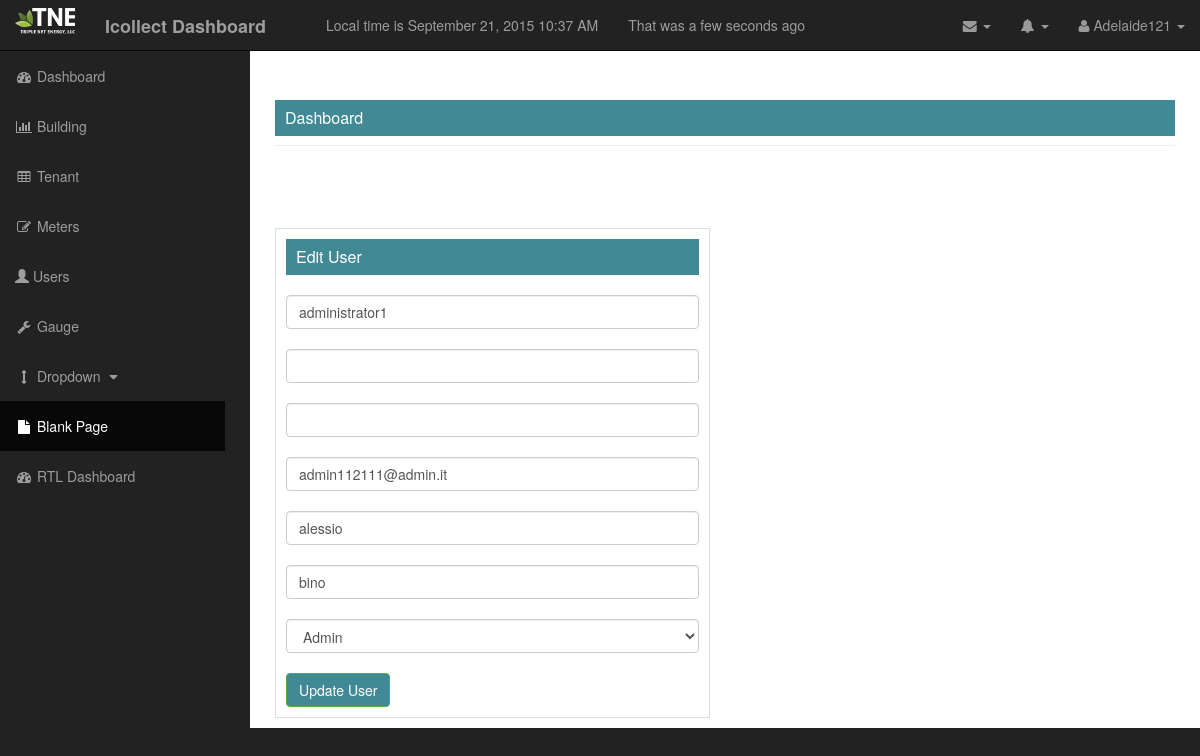
Page /dashboard/users/edit/administrator1 (signed in) on the committed database.
### project/model_.py (models this page shows, shortened)
class user_(db.Model,UserMixin):
    __tablename__ = "user"
    id_user = db.Column(db.Integer, primary_key=True)
    user = db.Column(db.String, unique=True, nullable=False)
    password = db.Column(db.String, unique=True ,nullable=False)
    email = db.Column(db.String, unique=True, nullable=False)
    first_name = db.Column(db.String, nullable=False)
    last_name = db.Column(db.String, nullable=False)
    role = db.Column(db.String, db.ForeignKey('profile_type.name'))
    gauge_ch = db.relationship('gauge_', backref='user')
    def is_authenticated(self):
        return True
    @login_.user_loader
    def load_user(id_user=None):
        return user_.query.get(int(id_user))

### project/users/view.py (the view, shortened to what this page needs)
@users_for_blueprint.route('/dashboard/users/edit/<useredit>', methods=['POST', 'GET'])
@login_required
@admin_permission.require(http_exception=403)
def edit_users(useredit):
    error = None
    useredit_change = useredit
    query_for_change_user = user_.query.filter_by(user=useredit_change).first()
    form = register_user(username=query_for_change_user)
    form.user.data = query_for_change_user.user
    form.select_profile.data = query_for_change_user.role
    form.password.data = query_for_change_user.password
    form.email.data = query_for_change_user.email
    form.first_name.data = query_for_change_user.first_name
    form.last_name.data = query_for_change_user.last_name
    return render_template('edit_users.html',  form=form, \
                            error = error, current_time=datetime.utcnow())

### project/users/form.py (shortened to what this page needs)
class register_user(Form):
    user = StringField('user',validators=[DataRequired(),Length(min=6,max=40)])
    password = PasswordField('password',validators=[DataRequired(),Length(min=8,max=40)])
    confirm = PasswordField('repear password',validators=[DataRequired(),EqualTo('password',message='password must math')])
    email = StringField('email',validators=[DataRequired(), Email(),Length(min=6,max=40)])
    first_name = StringField('first name',validators=[DataRequired()])
    last_name = StringField('last name',validators=[DataRequired()])
    select_profile = SelectField('Select Profile',choices=[(f.name,f.name) for f in get_query()],validators=[DataRequired()])
    def __init__(self,username=None,*args, **kwargs):
        super(register_user,self).__init__(*args,**kwargs)
        self.username = username

### project/templates/edit_users.html (shortened to what this page needs)
{% extends "base_.html" %}
{% block head %}
    {{ super() }}
{% endblock %}
{% block content %}
<div id="page-wrapper">
           <div class="container-fluid">
                <div class="row">
                 <div class="col-lg-12">
                 </div>
                            <div class="col-lg-6">
                                <form class="form-signin" method="POST" action="">
                                        <div class="box-widget">
                                            <div class="box-header show-header widget-header">
                                                <div class="box-header-text">Edit User</div>
                                            </div>
                                            <br/>
                                                 {{ form.user(id="inputUsers",class="form-control")}}
                                            <br/>
                                                {{ form.password (class="form-control") }}
                                            <br/>
                                                 {{ form.confirm(class="form-control") }}
                                            <br/>
                                                {{ form.email(class="form-control") }}
                                            <br/>
                                                 {{ form.first_name(class="form-control") }}
                                            <br/>
                                                    {{ form.last_name(class="form-control") }}
                                            <br/>
                                            <div class="select_profile">
                                                    {{ form.select_profile(class="form-control") }}
                                            </div>
                                            <br/>
                                            <input type="submit" class="btn btn-success" value="Update User">
                                        </div>
                                </form>
                            </div>
                </div>
           </div>
      </div>
{% endblock %}

### project/templates/base_.html (shortened to what this page needs)
<!DOCTYPE html>
<html lang="en">
{% block head %}
<head>
     <link href="{{url_for('static', filename='css/bootstrap.min.css')}}" rel="stylesheet">
     <link href="{{url_for('static', filename='css/sb-admin.css')}}" rel="stylesheet">
     <link href="{{ url_for('static', filename='css/simple-sidebar.css')}}" rel="stylesheet">
     <link href="{{url_for('static', filename='font-awesome/css/font-awesome.min.css')}}" rel="stylesheet">
    <link href="{{ url_for('static', filename='css/dataTables.bootstrap.css')}}" rel="stylesheet">
</head>
{% endblock %}
<body>
    <div id="wrapper">
        {% if current_user.is_authenticated() %}
        <nav class="navbar navbar-inverse navbar-fixed-top" role="navigation">
            <div class="navbar-header">
                <a class="navbar-brand" href="{{url_for('user.logout_')}}">
                    <img style="max-width: 60px; margin-top: -7px" src = "{{url_for ('static' , filename='images/TNE_150.png')}}">
                </a>
                <a class ="navbar-brand" href="/dashboard"><strong>Icollect Dashboard</strong></a>
                <div class="navbar-brand">
                </div>
                <div class="navbar-text"> Local time is {{ moment(current_time).format('LLL') }}</div>
                <div class="navbar-text"> That was {{ moment(current_time).fromNow(refresh=True)}}</div>
            </div>
            <ul class="nav navbar-right top-nav">
                <li class="dropdown">
                    <a href="#" class="dropdown-toggle" data-toggle="dropdown"><i class="fa fa-envelope"></i> <b class="caret"></b></a>
                </li>
                <li class="dropdown">
                    <a href="#" class="dropdown-toggle" data-toggle="dropdown"><i class="fa fa-bell"></i> <b class="caret"></b></a>
                </li>
                <li class="dropdown">
                    <a href="#" class="dropdown-toggle" data-toggle="dropdown"><i class="fa fa-user"></i>  {{ current_user.user|capitalize }} <b class="caret"></b></a>
                </li>
            </ul>
            {% endif %}
            <div class="collapse navbar-collapse navbar-ex1-collapse">
                <ul class="nav navbar-nav side-nav">
                    <li>
                        <a href="/dashboard"><i class="fa fa-fw fa-dashboard"></i> Dashboard</a>
                    </li>
                    <li>
                        <a href="/dashboard/building"><i class="fa fa-fw fa-bar-chart-o"></i> Building </a>
                    </li>
                    <li>
                        <a href="/dashboard/tenant"><i class="fa fa-fw fa-table"></i> Tenant </a>
                    </li>
                    <li>
                        <a href="/dashboard/meters"><i class="fa fa-fw fa-edit"></i> Meters </a>
                    </li>
                    <li>
                        <a href="/dashboard/users"><i class="glyphicon glyphicon-user"></i> Users </a>
                    </li>
                    <li>
                        <a href="/dashboard/prova"><i class="fa fa-fw fa-wrench"></i> Gauge</a>
                    </li>
                    <li>
                        <a href="javascript:;" data-toggle="collapse" data-target="#demo"><i class="fa fa-fw fa-arrows-v"></i> Dropdown <i class="fa fa-fw fa-caret-down"></i></a>
                    </li>
                    <li class="active">
                        <a href="blank-page.html"><i class="fa fa-fw fa-file"></i> Blank Page</a>
                    </li>
                    <li>
                        <a href="../../Template_Error/index-rtl.html"><i class="fa fa-fw fa-dashboard"></i> RTL Dashboard</a>
                    </li>
                </ul>
            </div>
        </nav>
        <div id="page-wrapper">
           <div class="container-fluid">
                <div class="row">
                    <div class="col-lg-12">
                        <h1 class="page-header">
                            <div class="box-header show-header widget-head">
                                Dashboard
                            </div>
                        </h1>
                        {% block error %}
                        <div class="col-lg-12">
                        </div>
                        {% endblock %}
                    </div>
                </div>
           </div>
    </div>
        {% block content %}
        {% endblock %}
    </div>
</body>
</html>

### project/static/css/sb-admin.css (style rules this page uses)
body { margin-top: 100px; background-color: #222; }
@media (min-width:768px) { body { margin-top: 50px; } }
#wrapper { padding-left: 0; }
#page-wrapper { width: 100%; padding: 0; background-color: #fff; }
@media (min-width:768px) { #wrapper { padding-left: 225px; } }
@media (min-width:768px) { #page-wrapper { padding: 10px; } }
.top-nav { padding: 0 15px; }
.top-nav>li { display: inline-block; float: left; }
.top-nav>li>a { padding-top: 15px; padding-bottom: 15px; line-height: 20px; color: #999; }
@media (min-width:768px) { .side-nav { position: fixed; top: 51px; left: 225px; width: 225px; margin-left: -225px; border: none; border-radius: 0; overflow-y: auto; background-color: #222; bottom: 0; overflow-x: hidden; padding-bottom: 40px; } }
@media (min-width:768px) { .side-nav>li>a { width: 225px; } }
.box-header { font-size: 16px; padding: 10px; background: #418A95; color: #ffffff; line-height: 16px; }
.box-widget { border : 1px solid #ddd; margin-top: 20px; padding:10px; }

### project/static/css/simple-sidebar.css (style rules this page uses)
#wrapper { padding-left: 0; -webkit-transition: all 0.5s ease; -moz-transition: all 0.5s ease; -o-transition: all 0.5s ease; transition: all 0.5s ease; }
@media (min-width:768px) { #wrapper { padding-left: 250px; } }

### rows in the picture
user_: user "Adelaide121"
user_: user "administrator1", email "admin112111@admin.it", first_name "alessio", last_name "bino"
